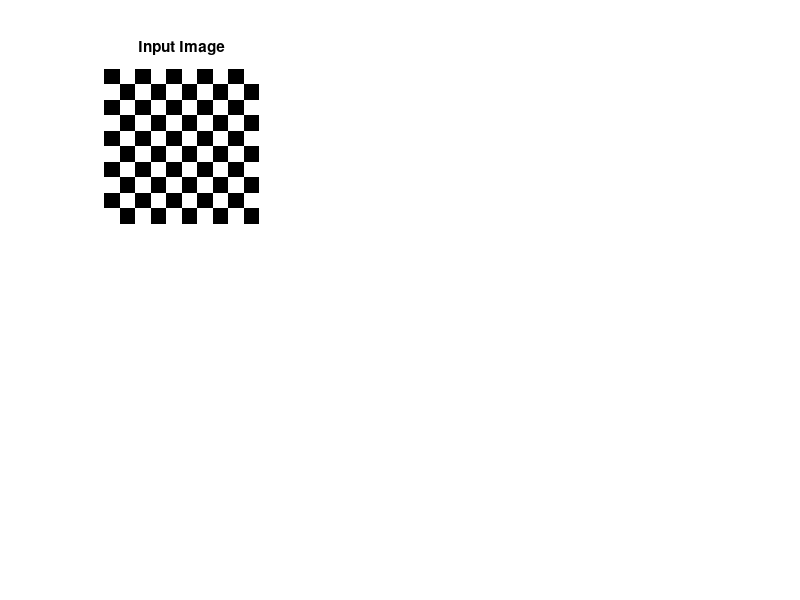

Write MATLAB code to recreate this figure. (Note: this script raises an error after producing the figure.)
clc;
close all;
clear all;
a = checkerboard(15,5,5)>0.5; 
subplot(2,3,1); 
imshow(a); title('Input Image');
b = edge(a,'sobel',0.1,'both');
subplot(2,3,2); 
imshow(b); title('Sobel Horizontal and vertical Edge Detection ');
b = edge(a,'sobel',0.1,'horizontal');
subplot(2,3,3); 
imshow(b); title('Sobel Horizontal Edge Detection');
b = edge(a,'sobel',0.1,'vertical');
subplot(2,3,4); 
imshow(b); title('Sobel Vertical Edge Detection');
d = edge(a,'prewitt','horizontal',0.1);
subplot(2,3,5); 
imshow(d); title('Prewitt Horizontal Edge Detection');
d = edge(a,'prewitt','vertical',0.1);
subplot(2,3,6); 
imshow(d); title('Prewitt Vertical Edge Detection');
d = edge(a,'prewitt','both',0.1);
figure, subplot(2,3,1); 
imshow(d); title('Prewitt Horizontal and Vertical Edge Detection');
c = edge(a,'roberts','both');
subplot(2,3,2); 
imshow(c); title('Roberts Horizontal and Vertical Edge Detection');
e = edge(a,'canny',.01);
subplot(2,3,3); 
imshow(e); title('Canny Edge Detection ');
f = edge(a,'zerocross');
subplot(2,3,4); 
imshow(f); title('Zero Cross Edge Detection');
c = edge(a,'log');
subplot(2,3,5); 
imshow(c); title('Laplacian of Gaussian Edge Detection');